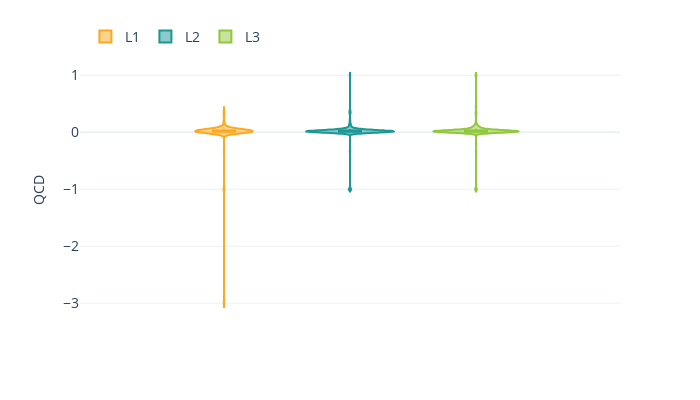

Source (notebook cell):
### Code cell
import plotly.express as px

df = stats_all

fig = px.violin(df, y="QCV", color='motif', box=True,
                points=False,  color_discrete_sequence=["#faa920", "#1b9894", "#90c73d"]
               )

fig.update_layout(template='plotly_white',
    legend=dict(font=dict(size=14),
                title="",
                orientation="h",
                yanchor="top",
                y=1.15,
                xanchor="left",
                x=0.01),
                yaxis = dict(tickfont = dict(size=14)),
                yaxis_title="QCD",
    width=700,
    height=400)

fig.show()

### Figure 1 — Plotly figure (JSON) as saved in the notebook; plotly's stock layout.template omitted (floating-point values rounded to 4 significant figures; data arrays with more than 128 entries replaced by an {"elided": "..."} marker saying what was removed)
{"data": [{"alignmentgroup": "True", "box": {"visible": true}, "hovertemplate": "motif=L1<br>QCV=%{y}<extra></extra>", "legendgroup": "L1", "marker": {"color": "#faa920"}, "name": "L1", "offsetgroup": "L1", "orientation": "v", "points": false, "scalegroup": "True", "showlegend": true, "type": "violin", "x0": " ", "xaxis": "x", "y": {"elided": "284 float values"}, "y0": " ", "yaxis": "y"}, {"alignmentgroup": "True", "box": {"visible": true}, "hovertemplate": "motif=L2<br>QCV=%{y}<extra></extra>", "legendgroup": "L2", "marker": {"color": "#1b9894"}, "name": "L2", "offsetgroup": "L2", "orientation": "v", "points": false, "scalegroup": "True", "showlegend": true, "type": "violin", "x0": " ", "xaxis": "x", "y": {"elided": "284 float values"}, "y0": " ", "yaxis": "y"}, {"alignmentgroup": "True", "box": {"visible": true}, "hovertemplate": "motif=L3<br>QCV=%{y}<extra></extra>", "legendgroup": "L3", "marker": {"color": "#90c73d"}, "name": "L3", "offsetgroup": "L3", "orientation": "v", "points": false, "scalegroup": "True", "showlegend": true, "type": "violin", "x0": " ", "xaxis": "x", "y": {"elided": "284 float values"}, "y0": " ", "yaxis": "y"}], "layout": {"height": 400, "legend": {"font": {"size": 14}, "orientation": "h", "title": {"text": ""}, "tracegroupgap": 0, "x": 0.01, "xanchor": "left", "y": 1.15, "yanchor": "top"}, "margin": {"t": 60}, "violinmode": "group", "width": 700, "xaxis": {"anchor": "y", "domain": [0, 1]}, "yaxis": {"anchor": "x", "domain": [0, 1], "tickfont": {"size": 14}, "title": {"text": "QCD"}}}}
